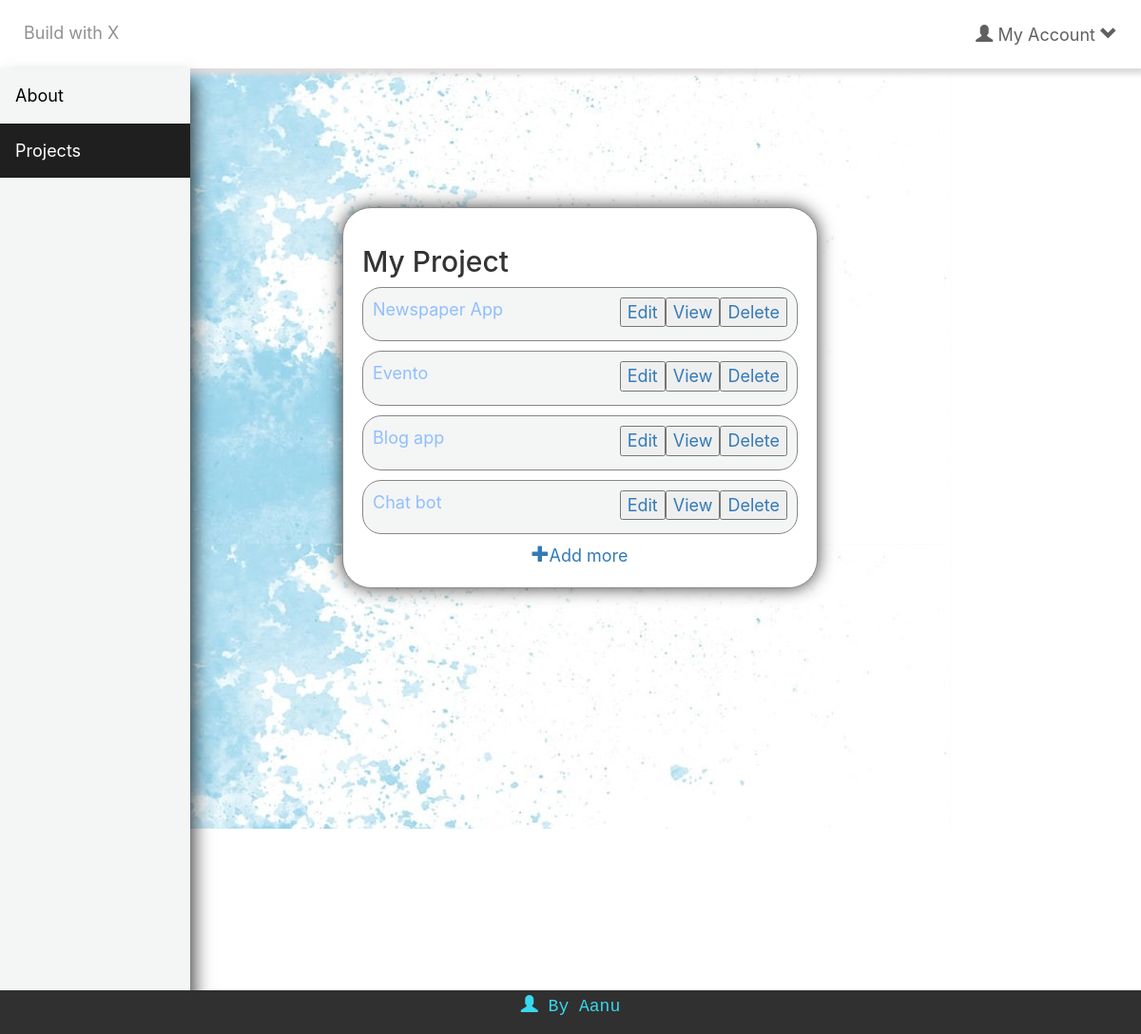
/users/profile/project/1/ (signed in), run on the app's committed database.
### projects/models.py (models this page shows, shortened)
class Project(models.Model):
    project_name = models.CharField(max_length=50)
    description = models.CharField(max_length=150)
    build_with = models.ManyToManyField('Framework')
    url = models.URLField(max_length=200, null=True)
    website_image = models.ImageField(upload_to= 'img/', height_field=None, width_field=None, max_length=100, null=True)
    user = models.ForeignKey(get_user_model(), on_delete=models.CASCADE, related_name='profileuser', null=True)
    date = models.DateTimeField(auto_now_add=True)
    user_type = models.CharField(max_length=25,choices=types, null=True)

### users/views.py (the view)
class ProfileProjectView(LoginRequiredMixin, ListView):
  model = Project
  template_name = 'profile_project.html'
  def get_queryset(self):
        return Project.objects.filter(user=self.request.user)

### templates/profile_project.html (shortened to what this page needs)
{% extends 'profile_detail.html' %}
{% block data %}
    <div class="projectclass">
        <h2>My Project</h2>
            {% for project in object_list %}
            <div class="myproject">
                    <div class="projectstyle">
                       <a href="{% url 'project_detail' project.id %}" class="projectlist"><p>{{ project.project_name }} </p></a>
                            <div class="projectedit">
                                <a href="{% url 'edit_project' project.id %}"> <input type="button" value="Edit"> </a>
                                <a href="{{ project.url }}"><input type="button" value="View"></a>
                                <a href="{% url 'delete_project' project.id %}" ><input type="button" value="Delete" ></a>
                            </div>
                    </div>
            </div>
            {% endfor %}
            <a href="{% url 'new_project' %}" class="addprobtn"><span class="glyphicon glyphicon-plus"></span>Add more</a>
    </div>
{% endblock data %}

### static/css/base.css (style rules this page uses)
body { font-family: Nunito,-apple-system,BlinkMacSystemFont,Segoe UI,Roboto,Helvetica Neue,Arial,sans-serif,Apple Color Emoji,Segoe UI Emoji,Segoe UI Symbol,Noto Color Emoji; font-size: 18px; }
.projectclass { position: absolute; left: 30%; top: 20%; right: 30%; width: 100%; max-width: 500px; border: 1px solid rgb(141, 139, 139); border-radius: 30px; padding: 20px; background: white; box-shadow: 0px 0px 18px 0px rgba(0,0,0,0.75); }
.myproject { border: 0.4px solid rgb(134, 134, 134); border-radius: 20px; padding: 10px; margin-bottom: 10px; background-color: #f4f5f5; }
.projectstyle { display: flex; justify-content: space-between; }
.projectedit { display: flex; justify-content: flex-end; }
.projectlist { color: rgb(144, 191, 252); }
.addprobtn { justify-content: center; display: flex; }

### data on the page
Project: project_name "Newspaper App"
Project: project_name "Evento"
Project: project_name "Blog app"
Project: project_name "Chat bot"
